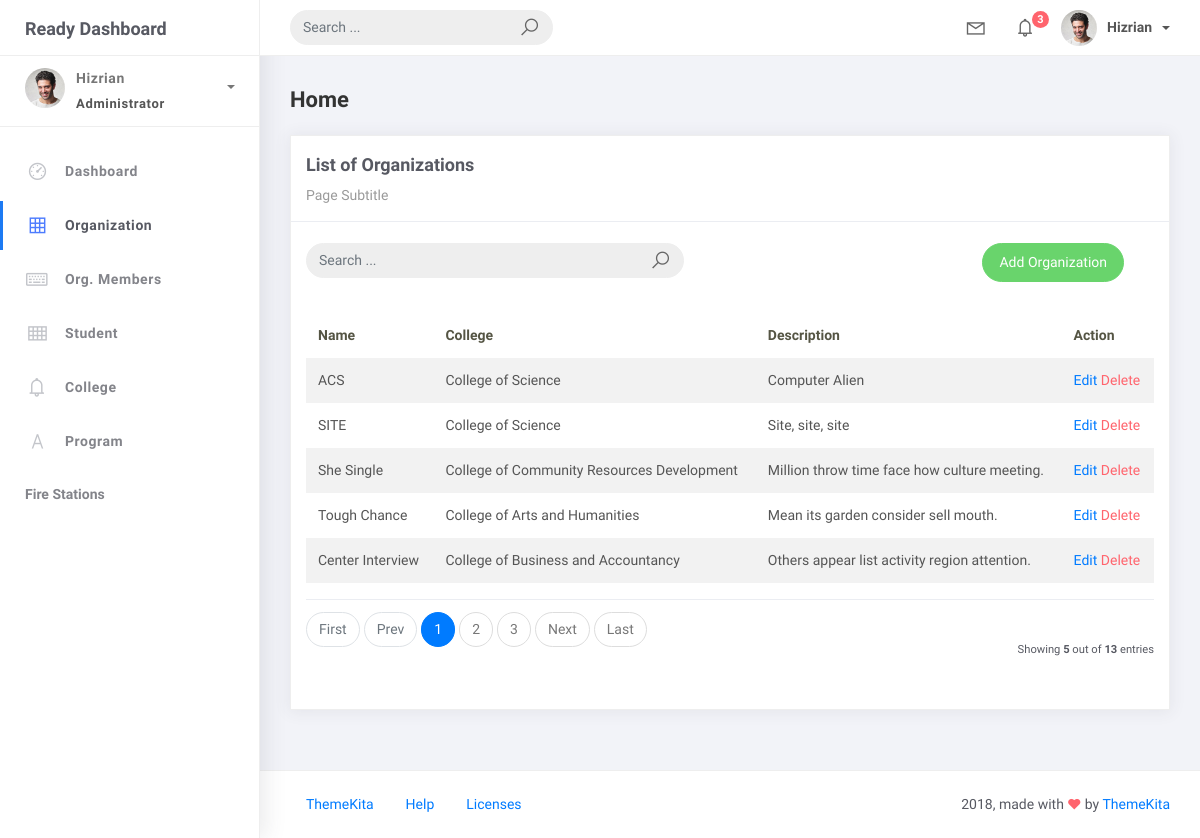
Screenshot of /organization_list with the database file from the repository.
### studentorg/models.py (models this page shows, shortened)
class BaseModel(models.Model):
    created_at = models.DateTimeField(auto_now_add=True, db_index=True)
    updated_at = models.DateTimeField(auto_now=True)
    class Meta:
        abstract = True

class Organization(BaseModel):
    name = models.CharField(max_length=150)
    college = models.ForeignKey(College, on_delete=models.CASCADE)
    description = models.CharField(max_length=500)

class College(BaseModel):
    college_name = models.CharField(max_length=150)
    def __str__(self):
        return self.college_name

### studentorg/views.py (the view)
# urls.py: path("organization_list", OrganizationList.as_view(), name="organization-list"),
class OrganizationList(ListView):
    model = Organization
    context_object_name = "organization"
    template_name = "org_list.html"
    paginate_by = 5
    def get_queryset(self, *args, **kwargs):
        qs = super(OrganizationList, self).get_queryset(*args, **kwargs)
        if self.request.GET.get("q") != None:
            query = self.request.GET.get("q")
            qs = qs.filter(Q(name__icontains=query) | Q(description__icontains=query))
        return qs

### templates/org_list.html
{% extends 'base.html' %}
{% load static %}
{% block content %}
  <div class="content">
    <div class="container-fluid">
      <h4 class="page-title">Home</h4>
      <div class="row">
        <div class="col-md-12">
          <div class="card">
            <div class="card-header">
              <div class="card-title">List of Organizations</div>
              <div class="card-category">Page Subtitle</div>
            </div>
            <br />
            <div class="col-md-12 row">
              <div class="col-md-6">
                <form class="navbar-left navbar-form nav-search mr-md-3" action="{% url 'organization-list' %}">
                  <div class="input-group">
                    <input type="text" placeholder="Search ..." class="form-control" name="q" />
                    <div class="input-group-append">
                      <span class="input-group-text"><i class="la la-search search-icon"></i></span>
                    </div>
                  </div>
                </form>
              </div>
              <div class="col-md-6">
                <div class="pull-right">
                  <a href="{% url 'organization-add' %}" class="btn btn-success btn-rounded">Add Organization</a>
                </div>
              </div>
            </div>
            <div class="card-body">
              <table class="table table-striped mt-3">
                <thead>
                  <tr>
                    <th scope="col">Name</th>
                    <th scope="col">College</th>
                    <th scope="col">Description</th>
                    <th scope="col">Action</th>
                  </tr>
                </thead>
                <tbody>
                  {% for object in object_list %}
                    <tr>
                      <td>{{ object.name }}</td>
                      <td>{{ object.college }}</td>
                      <td>{{ object.description }}</td>
                      <td>
                        <a href="organization_list/{{ object.id }}">Edit</a>
                        <a href="organization_list/{{ object.id }}/delete" class="text-danger">Delete</a>
                      </td>
                    </tr>
                    {% empty %}
                    <tr>
                      <td colspan="4" style="text-align: center">
                        <p class="text-sm font-weight-bold mb-0">No Records Found</p>
                      </td>
                    </tr>
                  {% endfor %}
                </tbody>
              </table>
              {% include 'includes/pagination.html' %}
            </div>
          </div>
        </div>
      </div>
    </div>
  </div>
{% endblock %}

### templates/base.html (shortened to what this page needs)
{% load static %}
<!DOCTYPE html>
<html>
  <head>
    <link rel="stylesheet" href="{% static 'css/bootstrap.min.css' %}" />
    <link rel="stylesheet" href="{% static 'css/ready.css' %}" />
    <link rel="stylesheet" href="{% static 'css/demo.css' %}" />
  </head>
  <body>
    <div class="wrapper">
      <div class="main-header">
        <div class="logo-header">
          <a href="/" class="logo">Ready Dashboard</a>
        </div>
        <nav class="navbar navbar-header navbar-expand-lg">
          <div class="container-fluid">
            <form class="navbar-left navbar-form nav-search mr-md-3" action="">
              <div class="input-group">
                <input type="text" placeholder="Search ..." class="form-control" />
                <div class="input-group-append">
                  <span class="input-group-text"><i class="la la-search search-icon"></i></span>
                </div>
              </div>
            </form>
            <ul class="navbar-nav topbar-nav ml-md-auto align-items-center">
              <li class="nav-item dropdown hidden-caret">
                <a class="nav-link dropdown-toggle" href="#" id="navbarDropdown" role="button" data-toggle="dropdown" aria-haspopup="true" aria-expanded="false"><i class="la la-envelope"></i></a>
              </li>
              <li class="nav-item dropdown hidden-caret">
                <a class="nav-link dropdown-toggle" href="#" id="navbarDropdown" role="button" data-toggle="dropdown" aria-haspopup="true" aria-expanded="false">
                  <i class="la la-bell"></i>
                  <span class="notification">3</span>
                </a>
              </li>
              <li class="nav-item dropdown">
                <a class="dropdown-toggle profile-pic" data-toggle="dropdown" href="#" aria-expanded="false"><img src="{% static 'img/profile.jpg' %}" alt="user-img" width="36" class="img-circle" /><span>Hizrian</span></a>
              </li>
            </ul>
          </div>
        </nav>
      </div>
      <div class="sidebar">
        <div class="scrollbar-inner sidebar-wrapper">
          <div class="user">
            <div class="photo">
              <img src="{% static 'img/profile.jpg' %}" />
            </div>
            <div class="info">
              <a class="" data-toggle="collapse" href="#collapseExample" aria-expanded="true">
                <span>
                  Hizrian
                  <span class="user-level">Administrator</span>
                  <span class="caret"></span>
                </span>
              </a>
            </div>
          </div>
          <ul class="nav">
            <li class="nav-item">
              <a href="/">
                <i class="la la-dashboard"></i>
                <p>Dashboard</p>
              </a>
            </li>
            <li class="nav-item">
              <a href="{% url 'organization-list' %}">
                <i class="la la-table"></i>
                <p>Organization</p>
              </a>
            </li>
            <li class="nav-item">
              <a href="{% url 'orgmember-list' %}">
                <i class="la la-keyboard-o"></i>
                <p>Org. Members</p>
              </a>
            </li>
            <li class="nav-item">
              <a href="{% url 'student-list' %}">
                <i class="la la-th"></i>
                <p>Student</p>
              </a>
            </li>
            <li class="nav-item">
              <a href="{% url 'college-list' %}">
                <i class="la la-bell"></i>
                <p>College</p>
              </a>
            </li>
            <li class="nav-item">
              <a href="{% url 'program-list' %}">
                <i class="la la-font"></i>
                <p>Program</p>
              </a>
            </li>
            <li class="nav-item">
              <a href="{% url 'map-station' %}"><span class="sub-item">Fire Stations</span></a>
            </li>
          </ul>
        </div>
      </div>
      <div class="main-panel">
        {% block content %}
        {% endblock %}
        <footer class="footer">
          <div class="container-fluid">
            <nav class="pull-left">
              <ul class="nav">
                <li class="nav-item">
                  <a class="nav-link" href="http://www.themekita.com">ThemeKita</a>
                </li>
                <li class="nav-item">
                  <a class="nav-link" href="#">Help</a>
                </li>
                <li class="nav-item">
                  <a class="nav-link" href="https://themewagon.com/license/#free-item">Licenses</a>
                </li>
              </ul>
            </nav>
            <div class="copyright ml-auto">
              2018, made with <i class="la la-heart heart text-danger"></i> by <a href="http://www.themekita.com">ThemeKita</a>
            </div>
          </div>
        </footer>
      </div>
    </div>
  </body>
</html>

### templates/includes/pagination.html (shortened to what this page needs)
{% if is_paginated %}
<div class="card-footer px-0 border-0 d-flex flex-column flex-lg-row align-items-center justify-content-between mt-3">
 <nav aria-label="Topics pagination" class="mb-4">
   <ul class="pagination">
     {% if page_obj.number > 1 %}
     <li class="page-item">
       <a class="page-link" href="?page=1">First</a>
     </li>
     {% else %}
     <li class="page-item disabled">
       <span class="page-link">First</span>
     </li>
     {% endif %} {% if page_obj.has_previous %}
    <li class="page-item">
        <a class="page-link" href="?page={{ page_obj.previous_page_number }}">Prev</a>
    </li>
    {% else %}
    <li class="page-item disabled">
        <span class="page-link">Prev</span>
    </li>
    {% endif %} {% for page_num in paginator.page_range %} {% if page_obj.number == page_num %}
    <li class="page-item active">
        <span class="page-link">
            {{ page_num }}
  </span>
</li>
{% elif page_num > page_obj.number|add:'-3' and page_num < page_obj.number|add:'3' %}
<li class="page-item">
  <a class="page-link" href="?page={{ page_num }}">{{ page_num }}</a>
</li>
{% endif %} {% endfor %} {% if page_obj.has_next %}
<li class="page-item">
    <a class="page-link" href="?page={{ page_obj.next_page_number }}">Next</a>
</li>
{% else %}
<li class="page-item disabled">
    <span class="page-link">Next</span>
</li>
{% endif %} {% if page_obj.number != paginator.num_pages %}
<li class="page-item">
    <a class="page-link" href="?page={{ paginator.num_pages }}">Last</a>
</li>
{% else %}
<li class="page-item disabled">
    <span class="page-link">Last</span>
</li>
    {% endif %}
    </ul>
</nav>
<div class="fw-normal small mt-4 mt-lg-0">Showing <b>{{ object_list.count }}</b> out of
<b>{{ paginator.count }}</b> entries</div>
</div>
{% endif %}

### rows the page displays
Organization: name "ACS", college "College of Science", description "Computer Alien"
Organization: name "SITE", college "College of Science", description "Site, site, site"
Organization: name "She Single", college "College of Community Resources Development", description "Million throw time face how culture meeting."
Organization: name "Tough Chance", college "College of Arts and Humanities", description "Mean its garden consider sell mouth."
Organization: name "Center Interview", college "College of Business and Accountancy", description "Others appear list activity region attention."

### other values shown
{{ page_num }} "1"
{{ page_num }} "2" "3"
{{ object_list.count }} "5"
{{ paginator.count }} "13"
